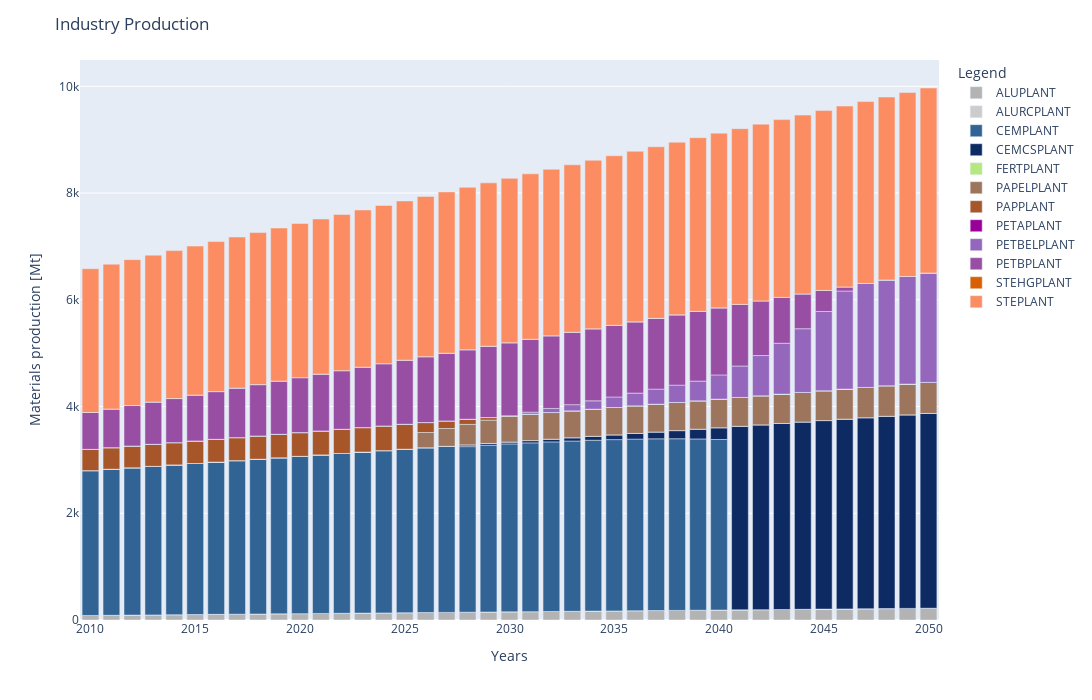

Here is the notebook cell this chart was saved with:
### Code cell
## ProductionByTechnologyAnnual - Industry Production
### option 1
#LandUse[0].plot.area()

### option 2
#IndustryProd=LandUse.iloc[:-10,:]

#IndustryProd.rename(columns = {'LA1':'Cropland|Rainfed', 'LA1_i':'Cropland|Irrigated', 'LA2':'Pasture', 'LF1':'Forest|Primary', 'LF2':'Forest|Other', 'LO':'Other Land'}, inplace = True)
fig3 = px.bar(IndustryProd, x=IndustryProd.index, y=IndustryProd.columns, 
            color_discrete_sequence=[px.colors.qualitative.Pastel[10], px.colors.qualitative.Pastel2[7], px.colors.qualitative.G10[9], 
                                     px.colors.qualitative.Dark24[22], px.colors.qualitative.Plotly[7], px.colors.qualitative.T10[8], px.colors.qualitative.Set1[6], px.colors.qualitative.G10[4], px.colors.qualitative.D3[4],
                                     px.colors.qualitative.Set1[3], px.colors.qualitative.Dark2[1], px.colors.qualitative.Set2[1]], height=700, width=1400)
fig3.update_layout(
    title="Industry Production",
    xaxis_title="Years",
    yaxis_title="Materials production [Mt]",
    legend_title="Legend")
fig3.update_traces(hovertemplate='Year: %{x} <br>Material Production: %{y}')
fig3.show()

### Figure 1 — Plotly figure (JSON) as saved in the notebook; plotly's stock layout.template omitted (floating-point values rounded to 4 significant figures)
{"data": [{"alignmentgroup": "True", "hovertemplate": "Year: %{x} <br>Material Production: %{y}", "legendgroup": "ALUPLANT", "marker": {"color": "rgb(179, 179, 179)", "pattern": {"shape": ""}}, "name": "ALUPLANT", "offsetgroup": "ALUPLANT", "orientation": "v", "showlegend": true, "textposition": "auto", "type": "bar", "x": [2010, 2011, 2012, 2013, 2014, 2015, 2016, 2017, 2018, 2019, 2020, 2021, 2022, 2023, 2024, 2025, 2026, 2027, 2028, 2029, 2030, 2031, 2032, 2033, 2034, 2035, 2036, 2037, 2038, 2039, 2040, 2041, 2042, 2043, 2044, 2045, 2046, 2047, 2048, 2049, 2050], "xaxis": "x", "y": [85.3, 88.69, 92.07, 95.46, 98.84, 102.2, 105.6, 109.0, 112.4, 115.8, 119.2, 122.5, 125.9, 129.3, 132.7, 136.1, 139.5, 142.8, 146.2, 149.6, 153.0, 156.4, 159.8, 163.2, 166.5, 169.9, 173.3, 176.7, 180.1, 183.5, 186.9, 190.2, 193.6, 197.0, 200.4, 203.8, 207.2, 210.6, 213.9, 217.3, 220.7], "yaxis": "y"}, {"alignmentgroup": "True", "hovertemplate": "Year: %{x} <br>Material Production: %{y}", "legendgroup": "ALURCPLANT", "marker": {"color": "rgb(204,204,204)", "pattern": {"shape": ""}}, "name": "ALURCPLANT", "offsetgroup": "ALURCPLANT", "orientation": "v", "showlegend": true, "textposition": "auto", "type": "bar", "x": [2010, 2011, 2012, 2013, 2014, 2015, 2016, 2017, 2018, 2019, 2020, 2021, 2022, 2023, 2024, 2025, 2026, 2027, 2028, 2029, 2030, 2031, 2032, 2033, 2034, 2035, 2036, 2037, 2038, 2039, 2040, 2041, 2042, 2043, 2044, 2045, 2046, 2047, 2048, 2049, 2050], "xaxis": "x", "y": [0, 0, 0, 0, 0, 0, 0, 0, 0, 0, 0, 0, 0, 0, 0, 0, 0, 0, 0, 0, 0, 0, 0, 0, 0, 0, 0, 0, 0, 0, 0, 0, 0, 0, 0, 0, 0, 0, 0, 0, 0], "yaxis": "y"}, {"alignmentgroup": "True", "hovertemplate": "Year: %{x} <br>Material Production: %{y}", "legendgroup": "CEMPLANT", "marker": {"color": "#316395", "pattern": {"shape": ""}}, "name": "CEMPLANT", "offsetgroup": "CEMPLANT", "orientation": "v", "showlegend": true, "textposition": "auto", "type": "bar", "x": [2010, 2011, 2012, 2013, 2014, 2015, 2016, 2017, 2018, 2019, 2020, 2021, 2022, 2023, 2024, 2025, 2026, 2027, 2028, 2029, 2030, 2031, 2032, 2033, 2034, 2035, 2036, 2037, 2038, 2039, 2040, 2041, 2042, 2043, 2044, 2045, 2046, 2047, 2048, 2049, 2050], "xaxis": "x", "y": [2714.0, 2737.0, 2760.0, 2784.0, 2807.0, 2831.0, 2854.0, 2878.0, 2901.0, 2924.0, 2948.0, 2971.0, 2995.0, 3018.0, 3041.0, 3065.0, 3088.0, 3112.0, 3103.0, 3126.0, 3146.0, 3163.0, 3177.0, 3191.0, 3202.0, 3210.0, 3216.0, 3218.0, 3216.0, 3209.0, 3196.0, 0, 0, 0, 0, 0, 0, 0, 0, 0, 0], "yaxis": "y"}, {"alignmentgroup": "True", "hovertemplate": "Year: %{x} <br>Material Production: %{y}", "legendgroup": "CEMCSPLANT", "marker": {"color": "#0D2A63", "pattern": {"shape": ""}}, "name": "CEMCSPLANT", "offsetgroup": "CEMCSPLANT", "orientation": "v", "showlegend": true, "textposition": "auto", "type": "bar", "x": [2010, 2011, 2012, 2013, 2014, 2015, 2016, 2017, 2018, 2019, 2020, 2021, 2022, 2023, 2024, 2025, 2026, 2027, 2028, 2029, 2030, 2031, 2032, 2033, 2034, 2035, 2036, 2037, 2038, 2039, 2040, 2041, 2042, 2043, 2044, 2045, 2046, 2047, 2048, 2049, 2050], "xaxis": "x", "y": [0, 0, 0, 0, 0, 0, 0, 0, 0, 0, 0, 0, 0, 0, 0, 0, 0, 0, 32.35, 32.35, 35.56, 42.68, 51.21, 61.46, 73.75, 88.5, 106.2, 127.4, 152.9, 183.5, 220.2, 3439.0, 3463.0, 3486.0, 3510.0, 3533.0, 3556.0, 3580.0, 3603.0, 3627.0, 3650], "yaxis": "y"}, {"alignmentgroup": "True", "hovertemplate": "Year: %{x} <br>Material Production: %{y}", "legendgroup": "FERTPLANT", "marker": {"color": "#B6E880", "pattern": {"shape": ""}}, "name": "FERTPLANT", "offsetgroup": "FERTPLANT", "orientation": "v", "showlegend": true, "textposition": "auto", "type": "bar", "x": [2010, 2011, 2012, 2013, 2014, 2015, 2016, 2017, 2018, 2019, 2020, 2021, 2022, 2023, 2024, 2025, 2026, 2027, 2028, 2029, 2030, 2031, 2032, 2033, 2034, 2035, 2036, 2037, 2038, 2039, 2040, 2041, 2042, 2043, 2044, 2045, 2046, 2047, 2048, 2049, 2050], "xaxis": "x", "y": [0.0003787, 0.0003834, 0.0003882, 0.000393, 0.0003979, 0.0004035, 0.0004095, 0.0004155, 0.0004215, 0.0004275, 0.0004336, 0.0004369, 0.00044, 0.0004432, 0.0004463, 0.0004493, 0.0004522, 0.0004551, 0.0004579, 0.0004606, 0.0004633, 0.0004645, 0.0004656, 0.0004666, 0.0004675, 0.0004683, 0.000469, 0.0004695, 0.0004699, 0.0004701, 0.0004702, 0.0004694, 0.0004685, 0.0004674, 0.0004661, 0.0004646, 0.0004629, 0.000461, 0.0004589, 0.0004566, 0.000454], "yaxis": "y"}, {"alignmentgroup": "True", "hovertemplate": "Year: %{x} <br>Material Production: %{y}", "legendgroup": "PAPELPLANT", "marker": {"color": "#9D755D", "pattern": {"shape": ""}}, "name": "PAPELPLANT", "offsetgroup": "PAPELPLANT", "orientation": "v", "showlegend": true, "textposition": "auto", "type": "bar", "x": [2010, 2011, 2012, 2013, 2014, 2015, 2016, 2017, 2018, 2019, 2020, 2021, 2022, 2023, 2024, 2025, 2026, 2027, 2028, 2029, 2030, 2031, 2032, 2033, 2034, 2035, 2036, 2037, 2038, 2039, 2040, 2041, 2042, 2043, 2044, 2045, 2046, 2047, 2048, 2049, 2050], "xaxis": "x", "y": [0, 0, 0, 0, 0, 0, 0, 0, 0, 0, 0, 0, 0, 0, 0, 0, 286.0, 334.2, 384.2, 436.6, 490.1, 494.6, 499.2, 503.7, 508.3, 512.8, 517.4, 522.0, 526.5, 531.1, 535.6, 540.2, 544.7, 549.3, 553.9, 558.4, 563.0, 567.5, 572.1, 576.6, 581.2], "yaxis": "y"}, {"alignmentgroup": "True", "hovertemplate": "Year: %{x} <br>Material Production: %{y}", "legendgroup": "PAPPLANT", "marker": {"color": "rgb(166,86,40)", "pattern": {"shape": ""}}, "name": "PAPPLANT", "offsetgroup": "PAPPLANT", "orientation": "v", "showlegend": true, "textposition": "auto", "type": "bar", "x": [2010, 2011, 2012, 2013, 2014, 2015, 2016, 2017, 2018, 2019, 2020, 2021, 2022, 2023, 2024, 2025, 2026, 2027, 2028, 2029, 2030, 2031, 2032, 2033, 2034, 2035, 2036, 2037, 2038, 2039, 2040, 2041, 2042, 2043, 2044, 2045, 2046, 2047, 2048, 2049, 2050], "xaxis": "x", "y": [398.9, 403.5, 408.0, 412.6, 417.2, 421.7, 426.3, 430.8, 435.4, 439.9, 444.5, 449.1, 453.6, 458.2, 462.7, 467.3, 185.9, 142.2, 96.76, 48.87, 0, 0, 0, 0, 0, 0, 0, 0, 0, 0, 0, 0, 0, 0, 0, 0, 0, 0, 0, 0, 0], "yaxis": "y"}, {"alignmentgroup": "True", "hovertemplate": "Year: %{x} <br>Material Production: %{y}", "legendgroup": "PETAPLANT", "marker": {"color": "#990099", "pattern": {"shape": ""}}, "name": "PETAPLANT", "offsetgroup": "PETAPLANT", "orientation": "v", "showlegend": true, "textposition": "auto", "type": "bar", "x": [2010, 2011, 2012, 2013, 2014, 2015, 2016, 2017, 2018, 2019, 2020, 2021, 2022, 2023, 2024, 2025, 2026, 2027, 2028, 2029, 2030, 2031, 2032, 2033, 2034, 2035, 2036, 2037, 2038, 2039, 2040, 2041, 2042, 2043, 2044, 2045, 2046, 2047, 2048, 2049, 2050], "xaxis": "x", "y": [0.000231, 0.0002339, 0.0002368, 0.0002398, 0.0002427, 0.0002461, 0.0002498, 0.0002534, 0.0002571, 0.0002608, 0.0002645, 0.0002665, 0.0002684, 0.0002703, 0.0002722, 0.0002741, 0.0002759, 0.0002776, 0.0002793, 0.000281, 0.0002826, 0.0002833, 0.000284, 0.0002846, 0.0002852, 0.0002857, 0.0002861, 0.0002864, 0.0002866, 0.0002868, 0.0002868, 0.0002864, 0.0002858, 0.0002851, 0.0002843, 0.0002834, 0.0002824, 0.0002812, 0.0002799, 0.0002785, 0.0002769], "yaxis": "y"}, {"alignmentgroup": "True", "hovertemplate": "Year: %{x} <br>Material Production: %{y}", "legendgroup": "PETBELPLANT", "marker": {"color": "#9467BD", "pattern": {"shape": ""}}, "name": "PETBELPLANT", "offsetgroup": "PETBELPLANT", "orientation": "v", "showlegend": true, "textposition": "auto", "type": "bar", "x": [2010, 2011, 2012, 2013, 2014, 2015, 2016, 2017, 2018, 2019, 2020, 2021, 2022, 2023, 2024, 2025, 2026, 2027, 2028, 2029, 2030, 2031, 2032, 2033, 2034, 2035, 2036, 2037, 2038, 2039, 2040, 2041, 2042, 2043, 2044, 2045, 2046, 2047, 2048, 2049, 2050], "xaxis": "x", "y": [0, 0, 0, 0, 0, 0, 0, 0, 0, 0, 0, 0, 0, 0, 0, 0, 0, 0, 0, 0, 0.4241, 37.97, 76.39, 115.7, 155.8, 196.9, 238.8, 281.6, 325.2, 369.7, 453.6, 589.6, 754.1, 953.0, 1194.0, 1485.0, 1838.0, 1948.0, 1982.0, 2016.0, 2050.0], "yaxis": "y"}, {"alignmentgroup": "True", "hovertemplate": "Year: %{x} <br>Material Production: %{y}", "legendgroup": "PETBPLANT", "marker": {"color": "rgb(152,78,163)", "pattern": {"shape": ""}}, "name": "PETBPLANT", "offsetgroup": "PETBPLANT", "orientation": "v", "showlegend": true, "textposition": "auto", "type": "bar", "x": [2010, 2011, 2012, 2013, 2014, 2015, 2016, 2017, 2018, 2019, 2020, 2021, 2022, 2023, 2024, 2025, 2026, 2027, 2028, 2029, 2030, 2031, 2032, 2033, 2034, 2035, 2036, 2037, 2038, 2039, 2040, 2041, 2042, 2043, 2044, 2045, 2046, 2047, 2048, 2049, 2050], "xaxis": "x", "y": [690.0, 724.0, 758.0, 792.0, 826.0, 860.0, 894.0, 928.0, 962.0, 996.0, 1030.0, 1064.0, 1098.0, 1132.0, 1166.0, 1200.0, 1234.0, 1268.0, 1302.0, 1336.0, 1370.0, 1366.0, 1362.0, 1356.0, 1350.0, 1343.0, 1335.0, 1327.0, 1317.0, 1306.0, 1257.0, 1155.0, 1024.0, 859.1, 652.3, 395.0, 76.45, 0, 0, 0, 0], "yaxis": "y"}, {"alignmentgroup": "True", "hovertemplate": "Year: %{x} <br>Material Production: %{y}", "legendgroup": "STEHGPLANT", "marker": {"color": "rgb(217,95,2)", "pattern": {"shape": ""}}, "name": "STEHGPLANT", "offsetgroup": "STEHGPLANT", "orientation": "v", "showlegend": true, "textposition": "auto", "type": "bar", "x": [2010, 2011, 2012, 2013, 2014, 2015, 2016, 2017, 2018, 2019, 2020, 2021, 2022, 2023, 2024, 2025, 2026, 2027, 2028, 2029, 2030, 2031, 2032, 2033, 2034, 2035, 2036, 2037, 2038, 2039, 2040, 2041, 2042, 2043, 2044, 2045, 2046, 2047, 2048, 2049, 2050], "xaxis": "x", "y": [0, 0, 0, 0, 0, 0, 0, 0, 0, 0, 0, 0, 0, 0, 0, 0, 0, 0, 0, 0, 0, 0, 0, 0, 0, 0, 0, 0, 0, 0, 0, 0, 0, 0, 0, 0, 0, 0, 0, 0, 0], "yaxis": "y"}, {"alignmentgroup": "True", "hovertemplate": "Year: %{x} <br>Material Production: %{y}", "legendgroup": "STEPLANT", "marker": {"color": "rgb(252,141,98)", "pattern": {"shape": ""}}, "name": "STEPLANT", "offsetgroup": "STEPLANT", "orientation": "v", "showlegend": true, "textposition": "auto", "type": "bar", "x": [2010, 2011, 2012, 2013, 2014, 2015, 2016, 2017, 2018, 2019, 2020, 2021, 2022, 2023, 2024, 2025, 2026, 2027, 2028, 2029, 2030, 2031, 2032, 2033, 2034, 2035, 2036, 2037, 2038, 2039, 2040, 2041, 2042, 2043, 2044, 2045, 2046, 2047, 2048, 2049, 2050], "xaxis": "x", "y": [2695.0, 2714.0, 2734.0, 2753.0, 2772.0, 2791.0, 2811.0, 2830.0, 2849.0, 2869.0, 2888.0, 2907.0, 2926.0, 2946.0, 2965.0, 2984.0, 3003.0, 3023.0, 3042.0, 3061.0, 3081.0, 3100.0, 3119.0, 3138.0, 3158.0, 3177.0, 3196.0, 3216.0, 3235.0, 3254.0, 3273.0, 3293.0, 3312.0, 3331.0, 3351.0, 3370.0, 3389.0, 3408.0, 3428.0, 3447.0, 3466.0], "yaxis": "y"}], "layout": {"barmode": "relative", "height": 700, "legend": {"title": {"text": "Legend"}, "tracegroupgap": 0}, "margin": {"t": 60}, "title": {"text": "Industry Production"}, "width": 1400, "xaxis": {"anchor": "y", "domain": [0, 1], "title": {"text": "Years"}}, "yaxis": {"anchor": "x", "domain": [0, 1], "title": {"text": "Materials production [Mt]"}}}}
